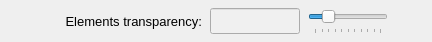
              <widget class="QFrame" name="frame_16">
               <property name="minimumSize">
                <size>
                 <width>320</width>
                 <height>42</height>
                </size>
               </property>
               <property name="maximumSize">
                <size>
                 <width>500</width>
                 <height>42</height>
                </size>
               </property>
               <property name="frameShape">
                <enum>QFrame::NoFrame</enum>
               </property>
               <property name="frameShadow">
                <enum>QFrame::Raised</enum>
               </property>
               <layout class="QGridLayout" name="gridLayout_16">
                <property name="leftMargin">
                 <number>4</number>
                </property>
                <property name="topMargin">
                 <number>4</number>
                </property>
                <property name="rightMargin">
                 <number>4</number>
                </property>
                <property name="bottomMargin">
                 <number>4</number>
                </property>
                <property name="horizontalSpacing">
                 <number>8</number>
                </property>
                <property name="verticalSpacing">
                 <number>4</number>
                </property>
                <item row="0" column="1">
                 <widget class="QLabel" name="label_9">
                  <property name="minimumSize">
                   <size>
                    <width>160</width>
                    <height>32</height>
                   </size>
                  </property>
                  <property name="maximumSize">
                   <size>
                    <width>160</width>
                    <height>32</height>
                   </size>
                  </property>
                  <property name="font">
                   <font>
                    <pointsize>10</pointsize>
                   </font>
                  </property>
                  <property name="frameShape">
                   <enum>QFrame::NoFrame</enum>
                  </property>
                  <property name="frameShadow">
                   <enum>QFrame::Raised</enum>
                  </property>
                  <property name="text">
                   <string>Elements transparency:</string>
                  </property>
                  <property name="alignment">
                   <set>Qt::AlignRight|Qt::AlignTrailing|Qt::AlignVCenter</set>
                  </property>
                 </widget>
                </item>
                <item row="0" column="4">
                 <spacer name="horizontalSpacer_10">
                  <property name="orientation">
                   <enum>Qt::Horizontal</enum>
                  </property>
                  <property name="sizeHint" stdset="0">
                   <size>
                    <width>40</width>
                    <height>20</height>
                   </size>
                  </property>
                 </spacer>
                </item>
                <item row="0" column="2">
                 <widget class="QLineEdit" name="lineEdit_elements_transparency">
                  <property name="enabled">
                   <bool>false</bool>
                  </property>
                  <property name="minimumSize">
                   <size>
                    <width>90</width>
                    <height>26</height>
                   </size>
                  </property>
                  <property name="maximumSize">
                   <size>
                    <width>90</width>
                    <height>26</height>
                   </size>
                  </property>
                  <property name="font">
                   <font>
                    <pointsize>10</pointsize>
                   </font>
                  </property>
                  <property name="styleSheet">
                   <string notr="true">QLineEdit{color: rgb(0, 0, 0); background-color: rgb(250, 250, 250)}
QLineEdit:disabled{color: rgb(100, 100, 100); background-color: rgb(240, 240, 240)}</string>
                  </property>
                  <property name="alignment">
                   <set>Qt::AlignCenter</set>
                  </property>
                 </widget>
                </item>
                <item row="0" column="3">
                 <widget class="QSlider" name="slider_transparency">
                  <property name="minimumSize">
                   <size>
                    <width>80</width>
                    <height>26</height>
                   </size>
                  </property>
                  <property name="maximumSize">
                   <size>
                    <width>80</width>
                    <height>26</height>
                   </size>
                  </property>
                  <property name="styleSheet">
                   <string notr="true">color: rgb(0, 0, 255);</string>
                  </property>
                  <property name="maximum">
                   <number>100</number>
                  </property>
                  <property name="value">
                   <number>20</number>
                  </property>
                  <property name="orientation">
                   <enum>Qt::Horizontal</enum>
                  </property>
                  <property name="invertedAppearance">
                   <bool>false</bool>
                  </property>
                  <property name="invertedControls">
                   <bool>false</bool>
                  </property>
                  <property name="tickPosition">
                   <enum>QSlider::TicksBelow</enum>
                  </property>
                 </widget>
                </item>
                <item row="0" column="0">
                 <widget class="QFrame" name="frame_14">
                  <property name="minimumSize">
                   <size>
                    <width>30</width>
                    <height>0</height>
                   </size>
                  </property>
                  <property name="frameShape">
                   <enum>QFrame::NoFrame</enum>
                  </property>
                  <property name="frameShadow">
                   <enum>QFrame::Raised</enum>
                  </property>
                 </widget>
                </item>
               </layout>
              </widget>
